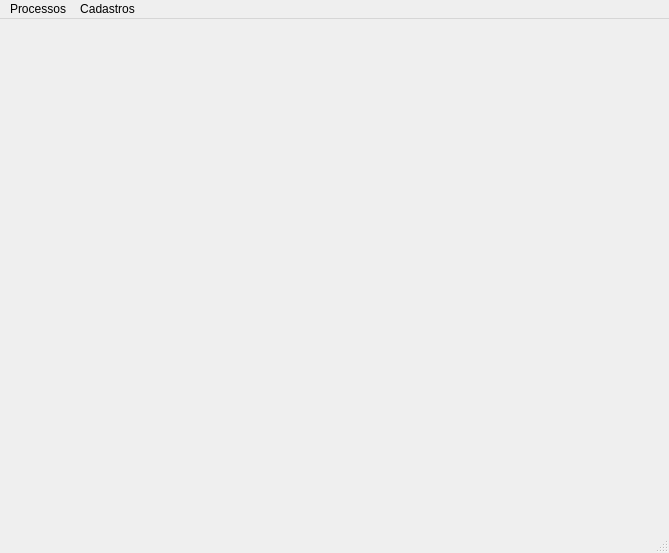
<?xml version="1.0" encoding="UTF-8"?>
<ui version="4.0">
 <class>MainWindow</class>
 <widget class="QMainWindow" name="MainWindow">
  <property name="geometry">
   <rect>
    <x>0</x>
    <y>0</y>
    <width>669</width>
    <height>553</height>
   </rect>
  </property>
  <property name="windowTitle">
   <string>MainWindow</string>
  </property>
  <widget class="QWidget" name="centralwidget"/>
  <widget class="QMenuBar" name="menubar">
   <property name="geometry">
    <rect>
     <x>0</x>
     <y>0</y>
     <width>669</width>
     <height>28</height>
    </rect>
   </property>
   <widget class="QMenu" name="menuCadastro">
    <property name="title">
     <string>Processos</string>
    </property>
    <addaction name="actionProdutos"/>
    <addaction name="actionParceiros"/>
    <addaction name="actionCondi_o_de_Pagamento"/>
    <addaction name="actionContabilidade"/>
    <addaction name="actionTesouraria"/>
    <addaction name="actionCustos_e_Or_amento"/>
   </widget>
   <widget class="QMenu" name="menuCadastros">
    <property name="title">
     <string>Cadastros</string>
    </property>
    <widget class="QMenu" name="menuEngenharia">
     <property name="title">
      <string>Engenharia</string>
     </property>
     <addaction name="actionProdutos_2"/>
    </widget>
    <addaction name="menuEngenharia"/>
   </widget>
   <addaction name="menuCadastro"/>
   <addaction name="menuCadastros"/>
  </widget>
  <widget class="QStatusBar" name="statusbar"/>
  <action name="actionProdutos">
   <property name="text">
    <string>Compras</string>
   </property>
  </action>
  <action name="actionParceiros">
   <property name="text">
    <string>Vendas</string>
   </property>
  </action>
  <action name="actionCondi_o_de_Pagamento">
   <property name="text">
    <string>Fiscal</string>
   </property>
  </action>
  <action name="actionSair">
   <property name="text">
    <string>Sair</string>
   </property>
  </action>
  <action name="actionContabilidade">
   <property name="text">
    <string>Contabilidade</string>
   </property>
  </action>
  <action name="actionTesouraria">
   <property name="text">
    <string>Tesouraria</string>
   </property>
  </action>
  <action name="actionCustos_e_Or_amento">
   <property name="text">
    <string>Custos e Orçamento</string>
   </property>
  </action>
  <action name="actionProdutos_2">
   <property name="text">
    <string>Produtos</string>
   </property>
  </action>
 </widget>
 <resources/>
 <connections/>
</ui>
